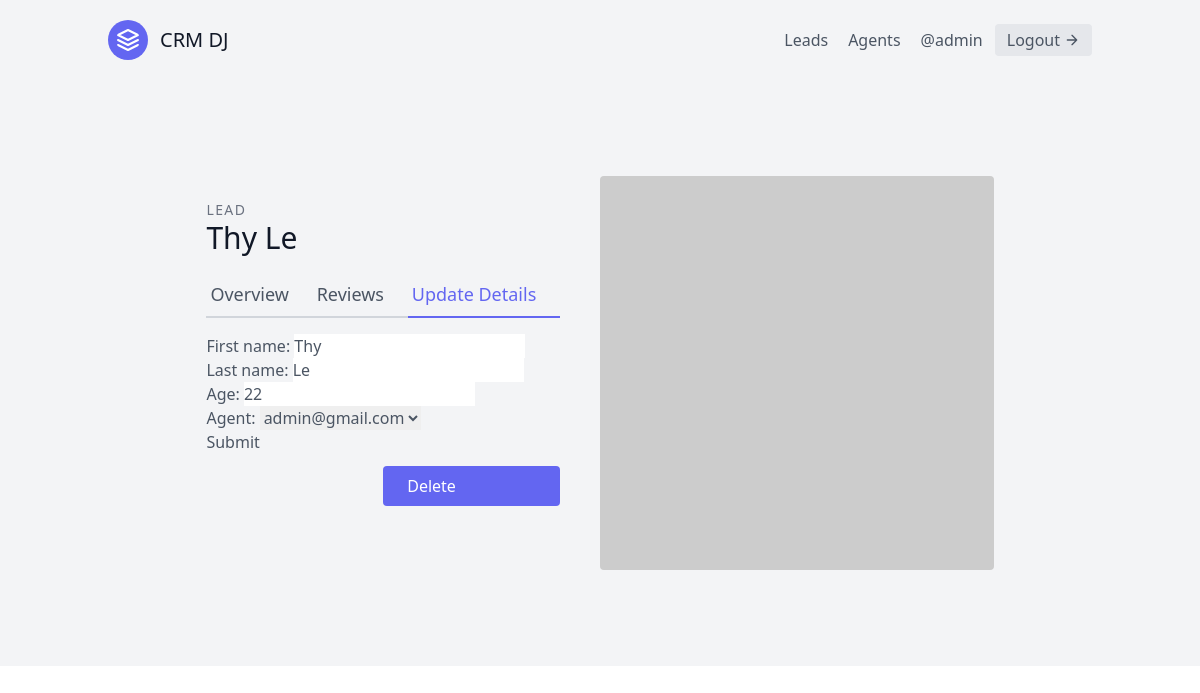
Before: /leads/2/update/ (signed in) with the older database file.
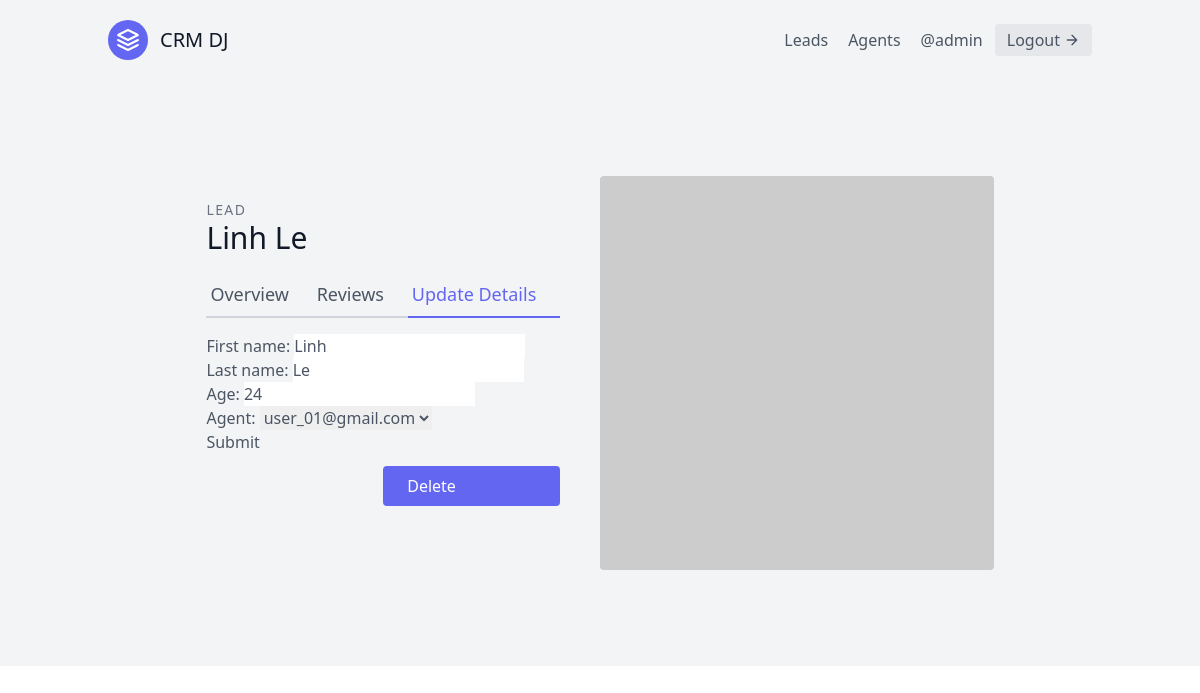
After: the same page with the newer database file.
### leads/models.py (models this page shows, shortened)
class Lead(models.Model):
    first_name = models.CharField(max_length=20)
    last_name = models.CharField(max_length=20)
    age = models.IntegerField(default=0)
    agent = models.ForeignKey("Agent", on_delete=models.CASCADE)

### leads/views.py (the view, shortened to what this page needs)
# urls.py: path('<int:pk>/update/', LeadUpdateView.as_view(), name="lead-update"),
class LeadUpdateView(LoginRequiredMixin, generic.UpdateView):
    template_name = "leads/lead_update.html"
    queryset = Lead.objects.all()
    form_class = LeadModelForm

### leads/forms.py
class LeadModelForm(forms.ModelForm):
    class Meta:
        model = Lead
        fields = (
            'first_name',
            'last_name',
            'age',
            'agent',
        )

### leads/models.py (called while the page is built)
    def __str__(self):
        return self.user.email

### leads/templates/leads/lead_update.html (shortened to what this page needs)
{% extends 'base.html' %}
{% block content %}
    <section class="text-gray-600 body-font overflow-hidden">
        <div class="container px-5 py-24 mx-auto">
            <div class="lg:w-4/5 mx-auto flex flex-wrap">
                <div class="lg:w-1/2 w-full lg:pr-10 lg:py-6 mb-6 lg:mb-0">
                    <h2 class="text-sm title-font text-gray-500 tracking-widest">LEAD</h2>
                    <h1 class="text-gray-900 text-3xl title-font font-medium mb-4">
                        {{lead.first_name}} {{lead.last_name}}
                    </h1>
                    <div class="flex mb-4">
                        <a href="{% url 'leads:detail' lead.pk %}" class="flex-grow border-b-2 border-gray-300 py-2 text-lg px-1">
                            Overview
                        </a>
                        <a class="flex-grow border-b-2 border-gray-300 py-2 text-lg px-1">
                            Reviews
                        </a>
                        <a href="{% url 'leads:update' lead.pk %}" class="flex-grow text-indigo-500 border-b-2 border-indigo-500 py-2 text-lg px-1">
                            Update Details
                        </a>
                    </div>
                    <form method="POST">
                        {{form.as_p}}
                        <button type="submit">Submit</button>
                    </form>
                    <a href="{% url 'leads:delete' lead.pk %}" class="w-1/2 mt-3 flex ml-auto text-white bg-indigo-500 border-0 py-2 px-6 focus:outline-none hover:bg-indigo-600 rounded">
                        Delete
                    </a>
                </div>
                <img alt="ecommerce" class="lg:w-1/2 w-full lg:h-auto h-64 object-cover object-center rounded"
                    src="https://dummyimage.com/400x400">
            </div>
        </div>
    </section>
{% endblock content %}

Changed rows visible on the page:
changed Lead "Le": first_name "Thy" → "Linh"; age "22" → "24"; agent "admin@gmail.com" → "user_01@gmail.com"
